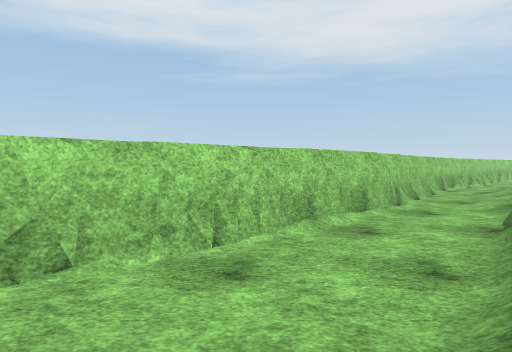
view 1 (above)

16 first-person views from a walk through a Unity game level. The camera is 1.2 m above the floor, tilts 2° down and sees 75° across. The floor is counted in squares, 2 m on a side. Each view is taken from the middle of a square. On the plan, view 1 faces up. The plan holds only what a view shows up to about 10 squares ahead; the rest is blank. The place goes on beyond the plan. Some animated figures are not drawn. Some surface patterns are stand-ins.

view 2
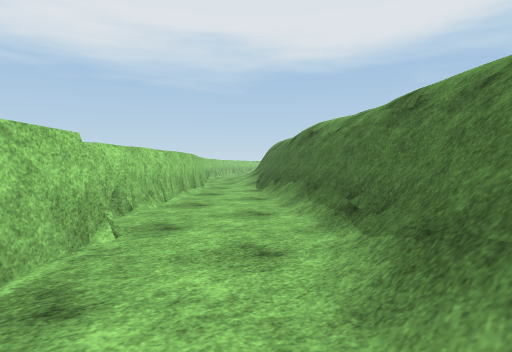

view 3
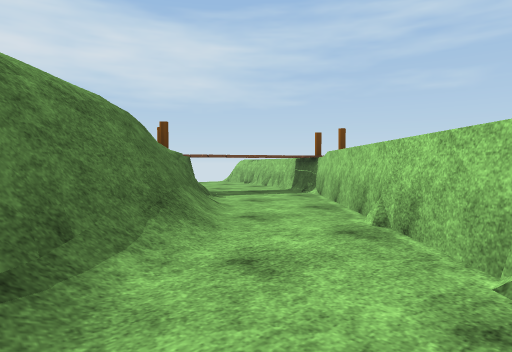

view 4
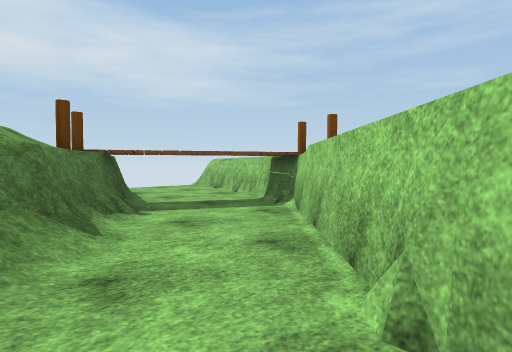

view 5
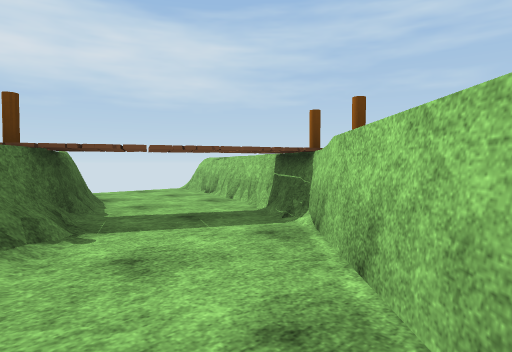

view 6
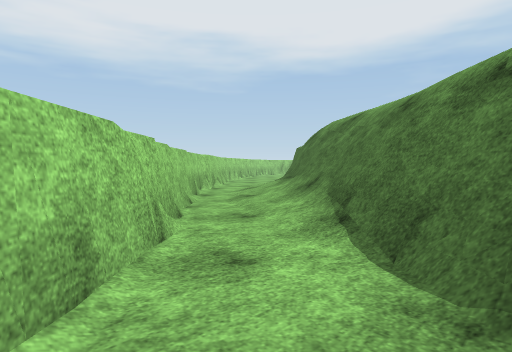

view 7
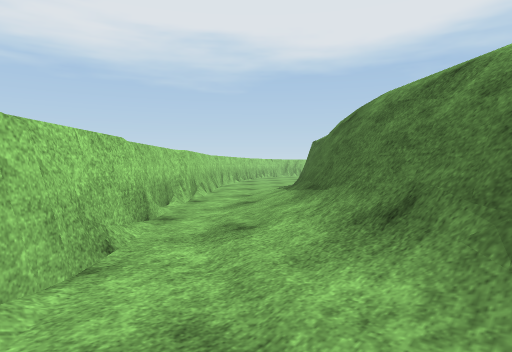

view 8
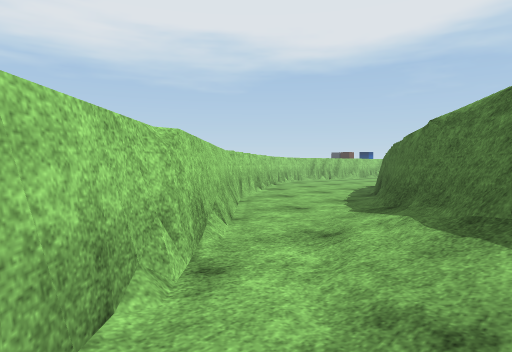

view 9
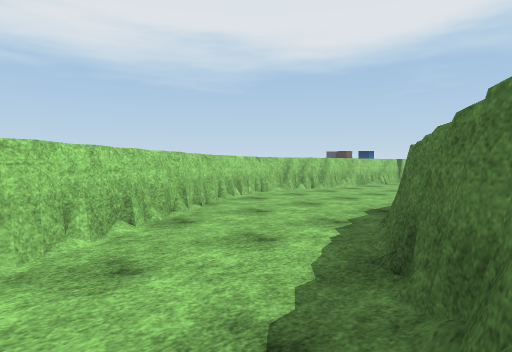

view 10
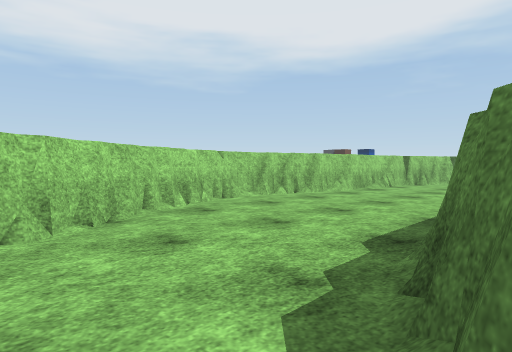

view 11
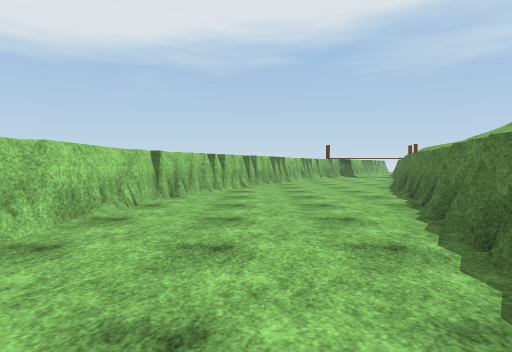

view 12
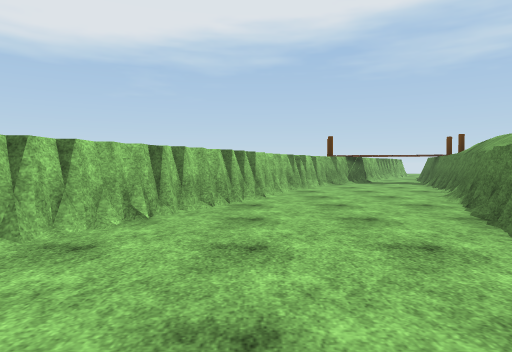

view 13
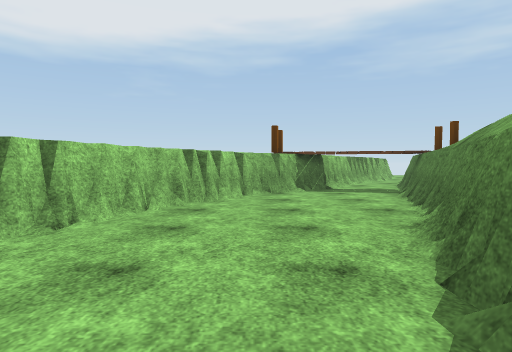

view 14
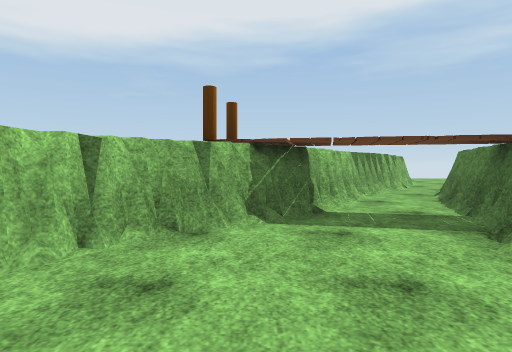

view 15
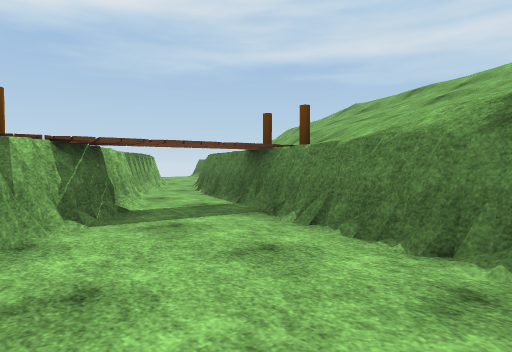

view 16
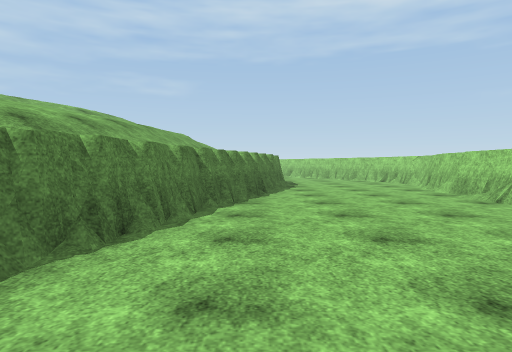

### Floor plan
Key: @ floor where view 1 was taken; # wall or solid block; . main floor; : floor 0.25 m higher than the main floor; / step, stairs or slope; = window, fence, low wall or low ledge; ^ raised ledge; O other object.
Columns run from 8 left of view 1 to 37 right of it. Each row starts with its distance up from view 1.
 16                       ^^^^
 15                     ^^....^^^^^
 14                   ^^..........:^^
 13                  ^^.............#^^
 12                 ^/................^^^
 11                ^/...##   ##.........#^^
 10              ^^/./###     ####:.......^O
  9              ^.//##          ####......OO
  8             ^./###              ###:....O^
  7            ^//##                  ####....^
  6           ^///#                      ####..^
  5          ^^./##                        ##^#=^^
  4         ^^./##
  3        ^^./##
  2       ^...##
  1      ^^../#
  0     ^^..@##
 -1    ^^../##
 -2   ^^../##
 -3  O^../##
 -4  OOO/^
 -5  ^OOOO
 -6  =.##
 -7 ^= #

Positions as (right, up) in squares from view 1, and headings:
1: (0, 0), facing up
2: (-3, -2), facing up-right
3: (0, 1), facing down-left
4: (-2, 0), facing down-left
5: (-3, -1), facing down-left
6: (1, 3), facing up-right
7: (3, 5), facing up-right
8: (5, 8), facing up-right
9: (9, 10), facing up-right
10: (11, 11), facing up-right
11: (15, 13), facing right
12: (20, 12), facing right
13: (23, 10), facing right
14: (27, 9), facing right
15: (27, 10), facing down-right
16: (25, 11), facing left
